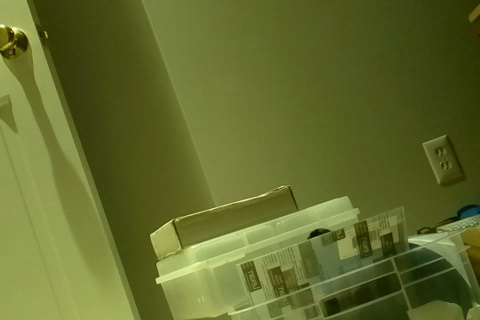
#> input picture frame 4 of BuggyPi/vision/videos/Sun 26 Jun 2016 00;24;32 EDT.avi, 480 x 320 px, given in place of Orca 10-10 roll 4.mov, which was not available
$ python hsvTrial.py
#> lines starting #> are read from the running program, lines starting #| are printed output that depends on the picture; after the words box and inside, x2 and y2 are one past the last pixel; in counts of white or black regions, pixels touching at a corner belong together; pictures that were not available may be replaced by others from this repository, and a replacement may not be noted
# HSVTrial.py in Atlas folder

'''
Written by Elim Zhang

Some code adapted from CV tutorial for Build 18
presented by Esha Uboweja

Self-Driving Buggy Rev. 6 for Self-Driving Buggy Project
Version 2/17/ 2016

=========
Trial for using HSV to select certain colors for edge detection purposes;

Use trackbar to manually select bounds;
Currenly works for video and picture inputs.

'''
# -------------------------------------------------

import cv2
import numpy as np

""" Note: use escape key to quit window."""

def nothing(x): pass
cv2.namedWindow('segmented')

# create trackbars for color change
cv2.createTrackbar('H_low','segmented',0, 180, nothing) # hmax = 180
#> slider 'H_low' is set to 36
cv2.createTrackbar('S_low','segmented', 0, 255, nothing)
#> slider 'S_low' is set to 51
cv2.createTrackbar('V_low','segmented', 0, 255, nothing)
#> slider 'V_low' is set to 51

cv2.createTrackbar('H_high','segmented',0, 180, nothing) # hmax = 180
#> slider 'H_high' is set to 180
cv2.createTrackbar('S_high','segmented', 0, 255, nothing)
#> slider 'S_high' is set to 255
cv2.createTrackbar('V_high','segmented', 0, 255, nothing)
#> slider 'V_high' is set to 255

# create switch for ON/OFF functionality
switch = "0 : OFF \n1 : ON"
cv2.createTrackbar(switch, "segmented", 0, 1, nothing)
#> slider '0 : OFF \n1 : ON' is set to 1

# cap = cv2.VideoCapture(0) # web cam as video source
cap = cv2.VideoCapture("../Videos/buggy_videos/Orca 10-10 roll 4.mov")

while(1):
    ret, original = cap.read()
#> original is the input picture: shape (320, 480, 3); mean B, G, R 44.6, 106.9, 98.3
    segmented = np.zeros(original.shape, np.uint8)

    (y, x) = original.shape[0], original.shape[1]
#> y = 320; x = 480
    if (y >= 360):
        original = cv2.resize(original, (x, y))
    else:
        original = cv2.resize(original, (x, y))
    hsv = cv2.cvtColor(original, cv2.COLOR_BGR2HSV)
#> hsv: shape (320, 480, 3); mean H, S, V 34.4, 159.8, 106.9
    result = original

    # get current positions of four trackbars
    loH = cv2.getTrackbarPos('H_low','segmented')
    loS = cv2.getTrackbarPos('S_low','segmented')
    loV = cv2.getTrackbarPos('V_low','segmented')
    hiH = cv2.getTrackbarPos('H_high','segmented')
    hiS = cv2.getTrackbarPos('S_high','segmented')
    hiV = cv2.getTrackbarPos('V_high','segmented')
    s = cv2.getTrackbarPos(switch, "Segmented")

    low = np.array([loH, loS, loV])
    high = np.array([hiH, hiS, hiV])

    if s:
        mask = cv2.inRange(hsv, low, high)
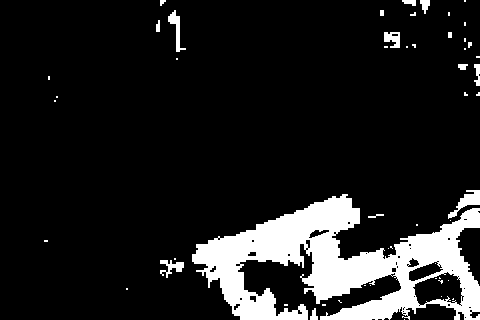
#> mask: shape (320, 480); 12.2% white; 52 white regions (36 under 20 px), largest, box (x1, y1, x2, y2) and area: (192, 194, 480, 320) 17105, (448, 190, 480, 219) 333, (168, 10, 186, 52) 240
        result  = cv2.bitwise_and(original, original, mask = mask)
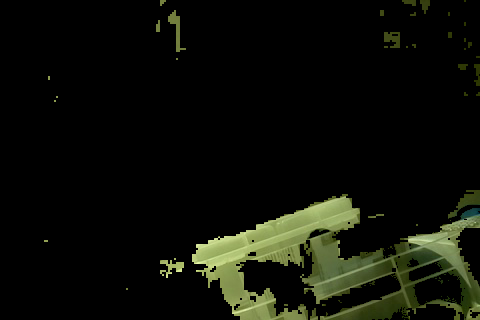
#> result: shape (320, 480, 3); mean B, G, R 8.2, 15.2, 13.4

    cv2.imshow('segmented', result)

    key = cv2.waitKey(20) & 0xFF
#> (key Esc is pressed here)
    if key == 27 or chr(key) == 'q':
        break
        cv2.destroyAllWindows()
        cap.release()

cap.release()
cv2.destroyAllWindows()

$ run again, starting later in the video
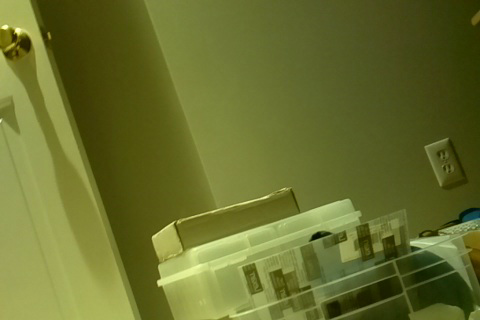
#> input picture frame 18 of BuggyPi/vision/videos/Sun 26 Jun 2016 00;24;32 EDT.avi, 480 x 320 px, given in place of Orca 10-10 roll 4.mov, which was not available
#> original is the input picture: shape (320, 480, 3); mean B, G, R 45, 110.6, 104.3
#> hsv: shape (320, 480, 3); mean H, S, V 33.1, 164.1, 110.8
#> `mask = cv2.inRange(hsv, low, high)`:
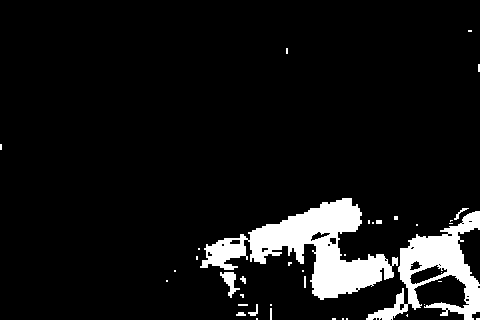
#> mask: shape (320, 480); 8.2% white; 39 white regions (28 under 20 px), largest, box (x1, y1, x2, y2) and area: (200, 198, 398, 300) 7540, (366, 211, 480, 320) 4353, (220, 272, 240, 298) 220
#> `result  = cv2.bitwise_and(original, original, mask = mask)`:
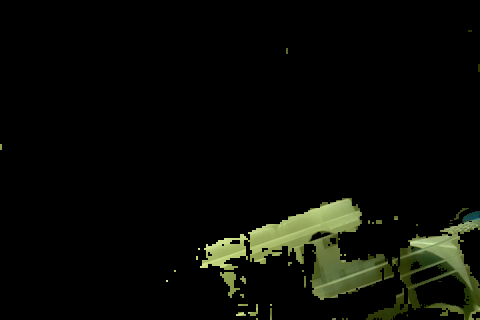
#> result: shape (320, 480, 3); mean B, G, R 5.8, 10.7, 9.4

$ run again, starting later in the video
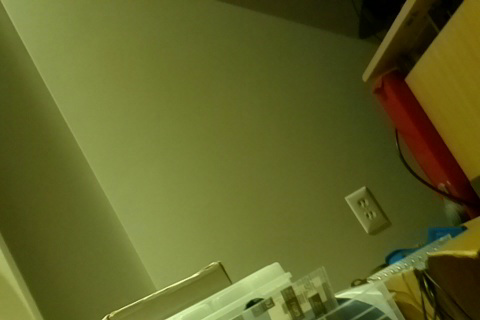
#> input picture frame 32 of BuggyPi/vision/videos/Sun 26 Jun 2016 00;24;32 EDT.avi, 480 x 320 px, given in place of Orca 10-10 roll 4.mov, which was not available
#> original is the input picture: shape (320, 480, 3); mean B, G, R 39.3, 99.9, 97.1
#> hsv: shape (320, 480, 3); mean H, S, V 31.7, 168.5, 103.4
#> `mask = cv2.inRange(hsv, low, high)`:
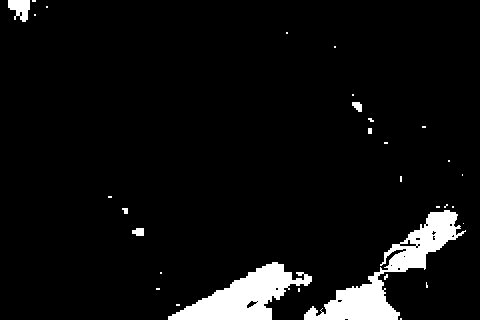
#> mask: shape (320, 480); 5.9% white; 31 white regions (24 under 20 px), largest, box (x1, y1, x2, y2) and area: (304, 210, 466, 320) 4590, (168, 262, 312, 320) 3773, (8, 0, 30, 22) 328
#> `result  = cv2.bitwise_and(original, original, mask = mask)`:
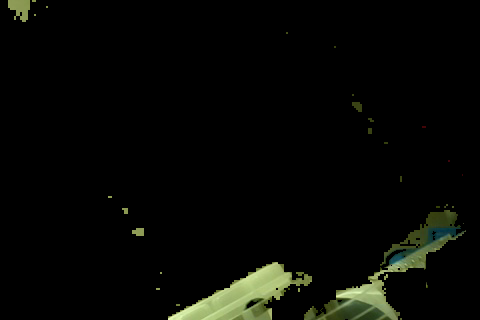
#> result: shape (320, 480, 3); mean B, G, R 4.9, 8.2, 7.1
